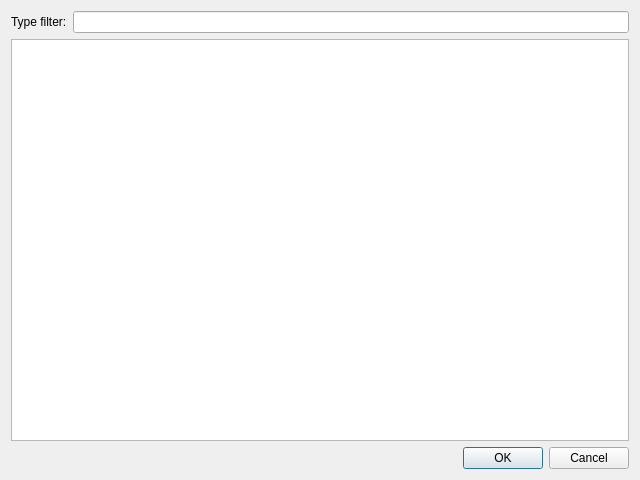
<?xml version="1.0" encoding="UTF-8"?>
<ui version="4.0">
 <class>NewObjectDialog</class>
 <widget class="QDialog" name="NewObjectDialog">
  <property name="windowModality">
   <enum>Qt::WindowModality::ApplicationModal</enum>
  </property>
  <property name="geometry">
   <rect>
    <x>0</x>
    <y>0</y>
    <width>640</width>
    <height>480</height>
   </rect>
  </property>
  <property name="windowTitle">
   <string>Create New Object</string>
  </property>
  <property name="modal">
   <bool>true</bool>
  </property>
  <layout class="QVBoxLayout" name="mainLayout">
   <item>
    <layout class="QHBoxLayout" name="filterHBox">
     <item>
      <widget class="QLabel" name="filterLabel">
       <property name="text">
        <string>Type filter:</string>
       </property>
      </widget>
     </item>
     <item>
      <widget class="QLineEdit" name="filterLineEdit"/>
     </item>
    </layout>
   </item>
   <item>
    <widget class="QTreeView" name="typeTreeView">
     <property name="editTriggers">
      <set>QAbstractItemView::EditTrigger::NoEditTriggers</set>
     </property>
     <property name="itemsExpandable">
      <bool>false</bool>
     </property>
     <attribute name="headerVisible">
      <bool>false</bool>
     </attribute>
    </widget>
   </item>
   <item>
    <widget class="QDialogButtonBox" name="buttonBox">
     <property name="orientation">
      <enum>Qt::Orientation::Horizontal</enum>
     </property>
     <property name="standardButtons">
      <set>QDialogButtonBox::StandardButton::Cancel|QDialogButtonBox::StandardButton::Ok</set>
     </property>
    </widget>
   </item>
  </layout>
 </widget>
 <resources/>
 <connections>
  <connection>
   <sender>buttonBox</sender>
   <signal>rejected()</signal>
   <receiver>NewObjectDialog</receiver>
   <slot>reject()</slot>
   <hints>
    <hint type="sourcelabel">
     <x>316</x>
     <y>260</y>
    </hint>
    <hint type="destinationlabel">
     <x>286</x>
     <y>274</y>
    </hint>
   </hints>
  </connection>
  <connection>
   <sender>typeTreeView</sender>
   <signal>doubleClicked(QModelIndex)</signal>
   <receiver>NewObjectDialog</receiver>
   <slot>type_double_clicked(QModelIndex)</slot>
   <hints>
    <hint type="sourcelabel">
     <x>319</x>
     <y>239</y>
    </hint>
    <hint type="destinationlabel">
     <x>319</x>
     <y>239</y>
    </hint>
   </hints>
  </connection>
  <connection>
   <sender>buttonBox</sender>
   <signal>accepted()</signal>
   <receiver>NewObjectDialog</receiver>
   <slot>selection_accepted()</slot>
   <hints>
    <hint type="sourcelabel">
     <x>319</x>
     <y>458</y>
    </hint>
    <hint type="destinationlabel">
     <x>319</x>
     <y>239</y>
    </hint>
   </hints>
  </connection>
  <connection>
   <sender>filterLineEdit</sender>
   <signal>textChanged(QString)</signal>
   <receiver>NewObjectDialog</receiver>
   <slot>filter_text_changed(QString)</slot>
   <hints>
    <hint type="sourcelabel">
     <x>350</x>
     <y>21</y>
    </hint>
    <hint type="destinationlabel">
     <x>319</x>
     <y>239</y>
    </hint>
   </hints>
  </connection>
 </connections>
 <slots>
  <slot>type_double_clicked(QModelIndex)</slot>
  <slot>selection_accepted()</slot>
  <slot>filter_text_changed(QString)</slot>
 </slots>
</ui>
